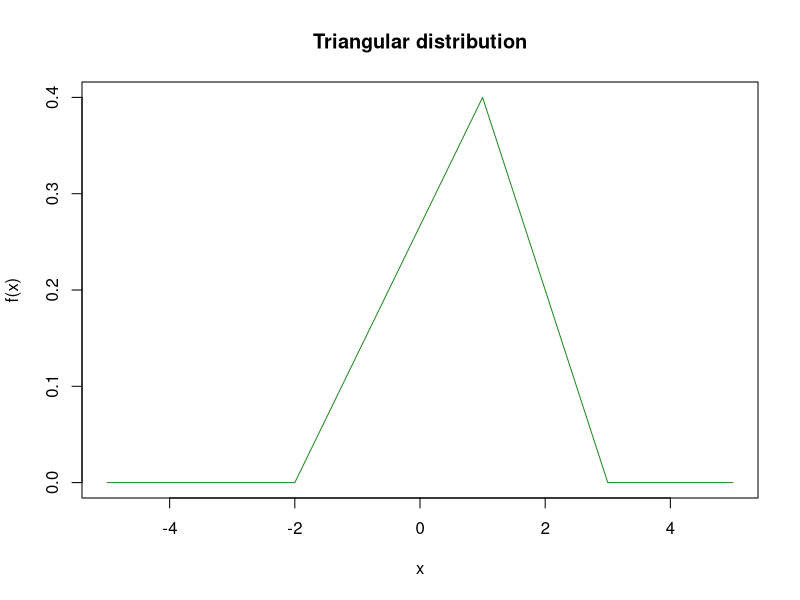
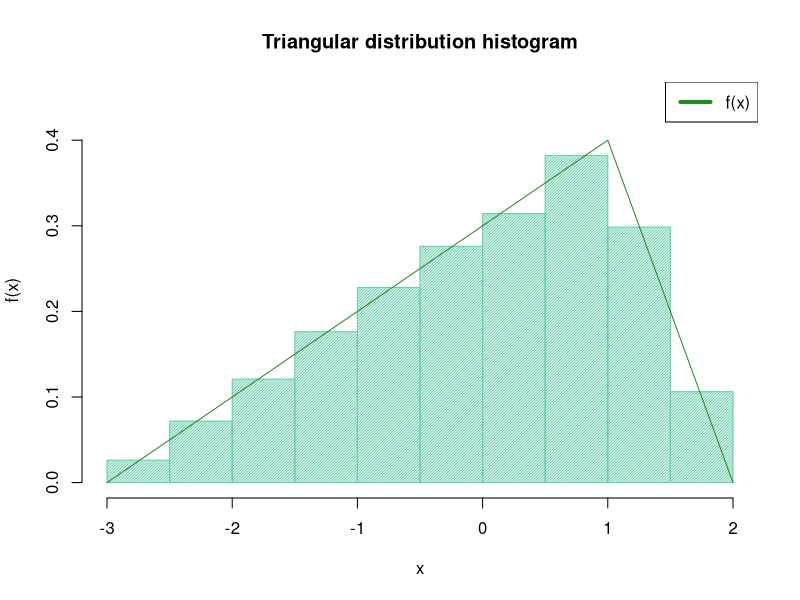
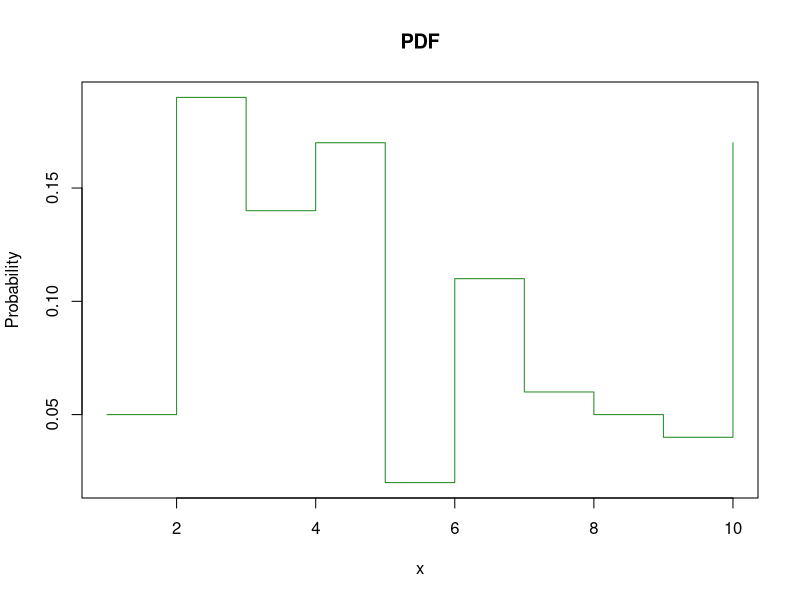
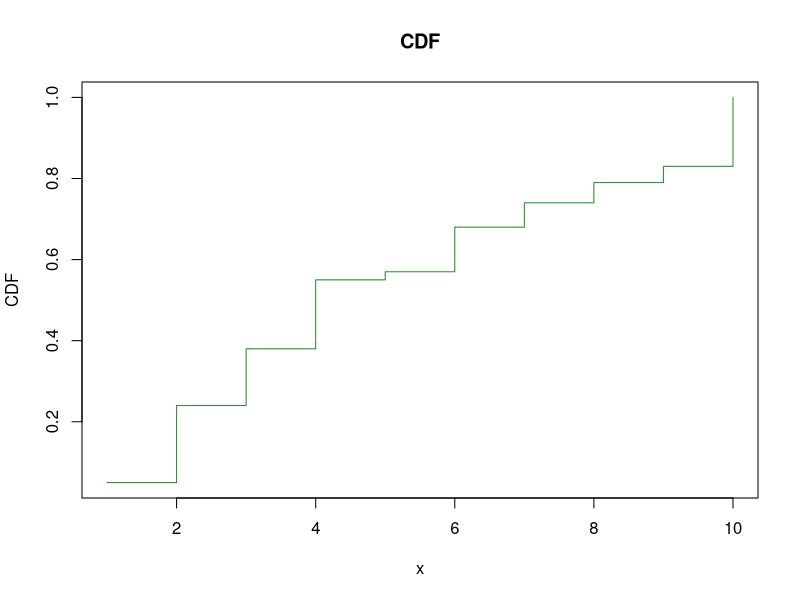
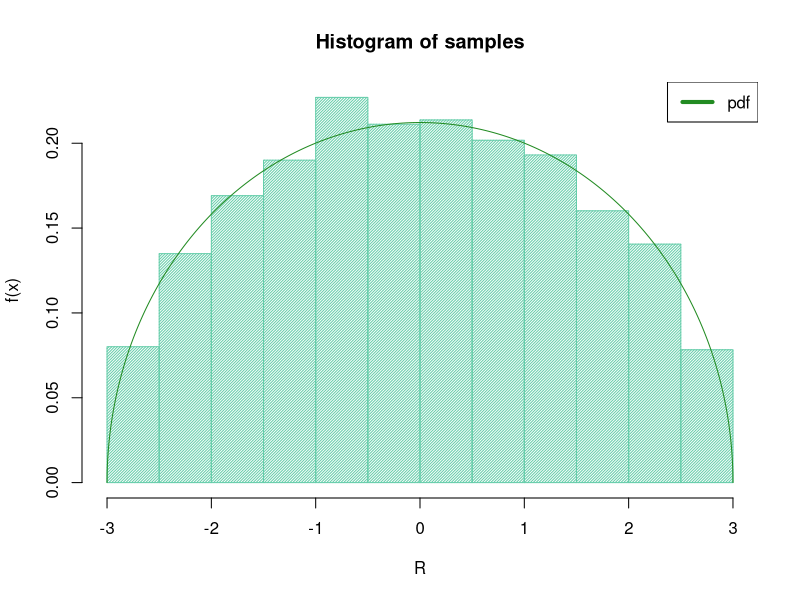
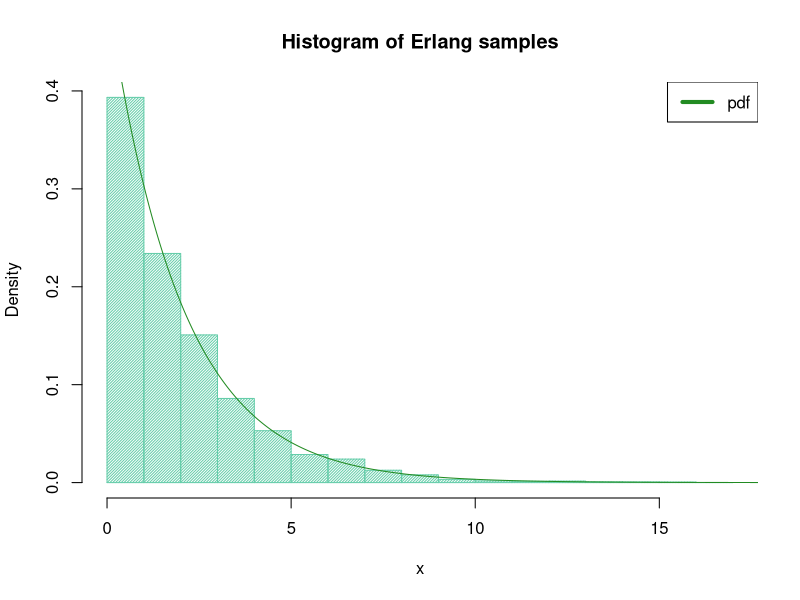

Reproduce these figures in R, in order.
## ---- chunk 1
knitr::opts_chunk$set(echo = TRUE)
## ---- chunk 2
f <- function(x, a, b, c) {
  func <- ifelse(a<=x & x<c, 2*(x-a)/((b-a)*(c-a)), 
                 ifelse(c<=x & x<=b, 2*(b-x)/((b-a)*(b-c)), 0))
  return(func)
}

x <- seq(-5, 5, 0.001)
a <- -2
b <- 3
c <- 1

plot(x, f(x, a, b, c),
     type = "l",
     xlab = "x",
     ylab = "f(x)",
     main = "Triangular distribution",
     col = "forestgreen")
## ---- chunk 3
set.seed(5)

cdf_f <- function(x, a, b, c) {
  func <- ifelse(x<a, 0,
                 ifelse(x<=c, (a-x)^2/((a-b)*(a-c)), 
                        ifelse(x<=b, (x-a)*(a-2*b+x)/((a-b)*(b-c)), 1)))
  return(func)
}

q_f <- function(x, a, b, c) {
  func <- ifelse(x<=cdf_f(c, a, b, c), a+sqrt((b-a)*(c-a)*x),
               ifelse(x>cdf_f(c, a, b, c), b-sqrt((1-x)*(b-a)*(b-c)), 0))
  return(func)
}

r_f <- function(n, a, b, c) {
    func <- q_f(runif(n), a, b, c)
    return(func)
}
## ---- chunk 4
set.seed(5)

a <- -3
b <- 2
c <- 1
f_samples <- r_f(10000, a, b, c)
f_samples[1:10]

hist(f_samples, 
     xlab = "x",
     ylab = "f(x)",
     main = "Triangular distribution histogram",
     col = "aquamarine3",
     density = 50,
     freq = F,
     ylim = c(0, 0.45))

lines(seq(a, b, 0.001), f(seq(a, b, 0.001), a, b, c),
      col = "forestgreen")

legend("topright", c("f(x)"), lwd=4, col="forestgreen")
## ---- chunk 5
p <- c(0.05, 0.19, 0.14, 0.17, 0.02, 0.11, 0.06, 0.05, 0.04, 0.17)
csum <- cumsum(p)

plot(seq(1, 10), p,
     xlab = "x",
     ylab = "Probability",
     type = "s",
     col = "forestgreen",
     main = "PDF")

plot(seq(1, 10), csum,
     xlab = "x",
     ylab = "CDF",
     type = "s",
     col = "forestgreen",
     main = "CDF")
## ---- chunk 6
set.seed(10)

r_p <- function(n){
  unif <- runif(n)
  store <- c()
  for (i in 1:n) {
    #cat("unif[i]:", unif[i], " csum:", csum, "\n")
    v <- which.max(unif[i]<csum)
    #cat("v:", v, "\n")
    store <- c(store,v)
  }
  return(store)
} 

samples <- r_p(10)
samples
## ---- chunk 7
f <- function(x, R) {
  func <- ifelse(x>=-R & x<= R, 2*sqrt(R^2-x^2)/(pi*R^2), 0)
  return(func)
}

r_f <- function(R) {
  a <- -R
  b <- R
  n <- 10000
  M <- 2/(pi*R)
  udist2 <- runif(n, 0, 1)
  udist1 <- runif(n, a, b)
  y <- ifelse(udist2 * M < f(udist1, R), udist1, NA)
  y.clean <- y[!is.na(y)]
  return(y.clean[1:n])
}

samples <- r_f(3)
hist(samples,
     freq = F,
     xlab = "R",
     ylab = "f(x)",
     col = "aquamarine3",
     density = 50,
     main = "Histogram of samples")

lines(seq(-3,3,0.001), f(seq(-3,3,0.001), 3),
      col = "forestgreen")

legend("topright", c("pdf"), lwd=4, col="forestgreen")
## ---- chunk 8
r_erlang <- function(n, b) {
  unif <- runif(n)
  e <- -b*log(unif)
  return(e)
}

m <- 3
b <- 0.5
n <- 1e4
x <- seq(0, 100, 0.001)

hist(r_erlang(n, 2), 
     freq = FALSE,
     xlab = "x",
     main = "Histogram of Erlang samples",
     col = "aquamarine3",
     density = 50)

lines(x, dgamma(x, 1, b),
      col = "forestgreen")

legend("topright", c("pdf"), lwd=4, col="forestgreen")
## ---- chunk 9
seed <- 5772156649
l <- 5
x <- seed
generated <- c(x)

for(i in 1:10){
    x.squared <- x^2
    number <- unlist(strsplit(as.character(x.squared),""))
    middle <- ceiling(length(number)/2)
    start <- middle - l + 1
    end <- middle + l
    number.after.trimming <- number[start:end]
    x <- as.numeric(paste(number.after.trimming, collapse=""))
    generated <- c(generated, x)
}

cat(generated)
